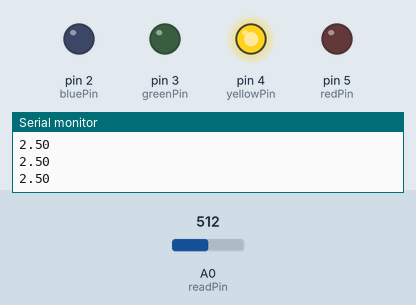
Recording of a sketch running on a simulated Arduino Uno, built with avr-gcc and run on an emulated ATmega328P. Shown: output pins drawn as LEDs (lit = HIGH), the last lines printed to the serial monitor. The inputs (shaded band) are chosen by the test bench; at power-on: A0 (readPin) = 512.

Above: at 1.2 s.
1.3 s: A0 (readPin) set to 419
2.8 s: A0 (readPin) set to 392
At 3.9 s:
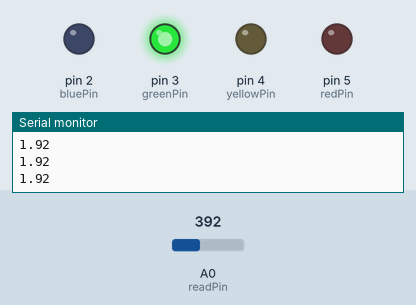
4.3 s: A0 (readPin) set to 0
At 5.3 s:
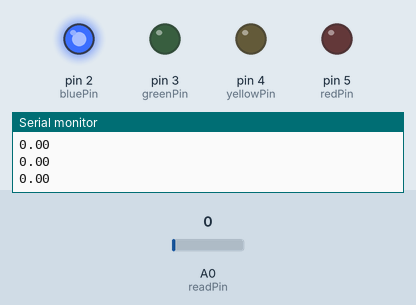
5.8 s: A0 (readPin) set to 900
At 6.8 s:
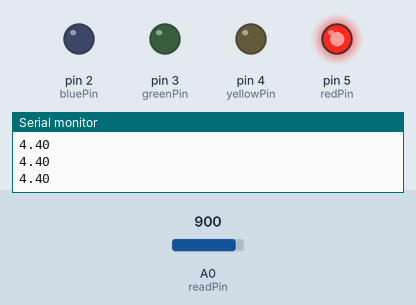
7.3 s: A0 (readPin) set to 831
8.8 s: A0 (readPin) set to 800
At 9.6 s:
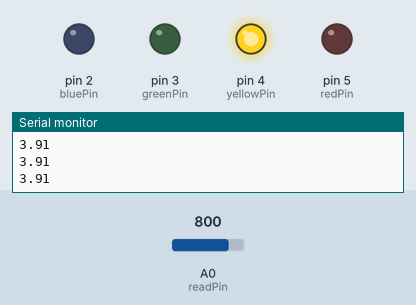
Timing chart, 0 to 11.3 s (numbered marks = the images above; inputs shaded):
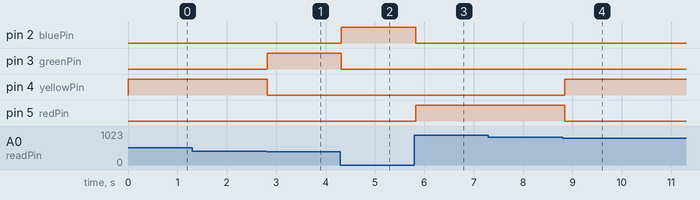

The sketch:

if_statements.ino
```cpp
int readPin = A0;
float voltage;
int delayTime = 100;
int bluePin = 2;
int greenPin = 3;
int yellowPin = 4;
int redPin = 5;

void setup() {

  pinMode(readPin,INPUT);
  Serial.begin(9600);
  pinMode(bluePin,OUTPUT);
  pinMode(greenPin,OUTPUT);
  pinMode(yellowPin,OUTPUT);
  pinMode(redPin,OUTPUT);

}

void loop() {

  float readValue = analogRead(readPin);
  voltage = (5./1023.) * readValue; //5V = 1023
  Serial.println(voltage);

  if (voltage == 0.0){
    digitalWrite(bluePin,HIGH);
    digitalWrite(greenPin,LOW);
    digitalWrite(yellowPin,LOW);
    digitalWrite(redPin,LOW);
  }

  if(voltage < 2.0 && voltage > 0.0){
    digitalWrite(bluePin,LOW);
    digitalWrite(greenPin,HIGH);
    digitalWrite(yellowPin,LOW);
    digitalWrite(redPin,LOW);
  }

  if(voltage >= 2.0 && voltage < 4.0){
    digitalWrite(bluePin,LOW);
    digitalWrite(greenPin,LOW);
    digitalWrite(yellowPin,HIGH);
    digitalWrite(redPin,LOW);
  }

  if(voltage >= 4.0){
    digitalWrite(bluePin,LOW);
    digitalWrite(greenPin,LOW);
    digitalWrite(yellowPin,LOW);
    digitalWrite(redPin,HIGH);
  }

  delay(delayTime);

}
```

Measured:
- the behaviour switches between 410 and 409 on A0 (readPin) (found by bisection; images 0 and 1)
- the behaviour switches between 819 and 818 on A0 (readPin) (found by bisection; images 3 and 4)
- after the input at 2.8 s, pin 3 (greenPin): LOW → HIGH at once; pin 4 (yellowPin): HIGH → LOW at once
- after the input at 4.3 s, pin 2 (bluePin): LOW → HIGH at once; pin 3 (greenPin): HIGH → LOW at once
- after the input at 5.8 s, pin 2 (bluePin): HIGH → LOW at once; pin 5 (redPin): LOW → HIGH at once
- after the input at 8.8 s, pin 4 (yellowPin): LOW → HIGH after 0.05 s; pin 5 (redPin): HIGH → LOW after 0.05 s
